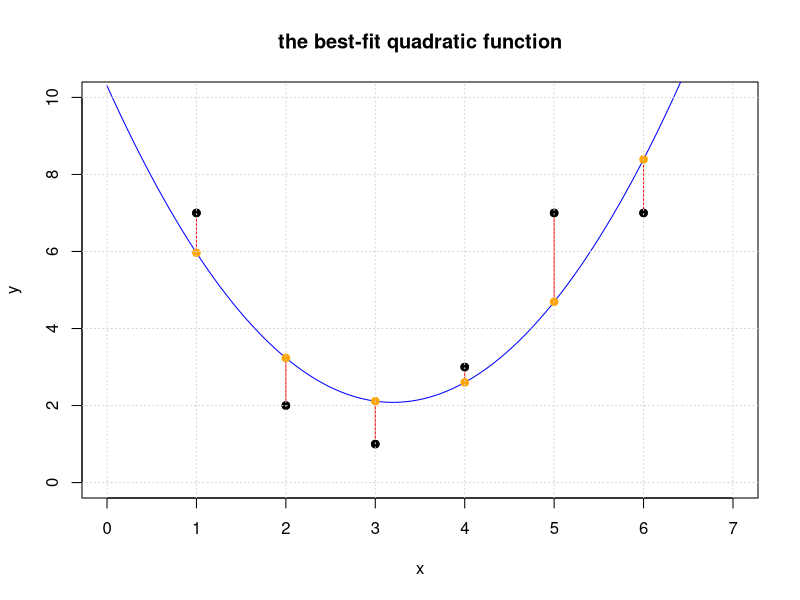
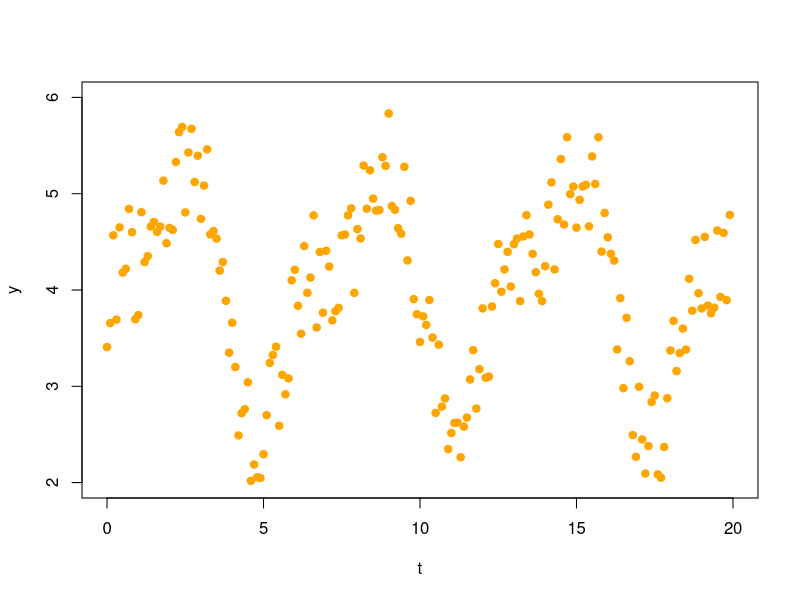
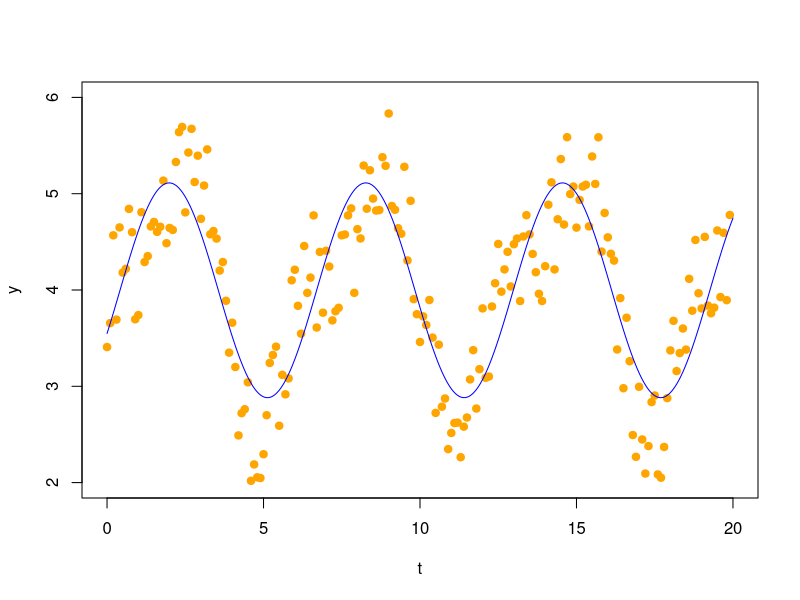

The R source for these figures, in order:
## ---- chunk 1
require(pracma)
## ---- chunk 2
(A = cbind(c(1,2,-1,-2),c(1,2,3,4),c(1,0,1,0)))
b = c(9,5,5,8)
## ---- chunk 3
x = c(1,2,3,4,5,6)
y = c(7,2,1,3,7,7)
(A = cbind(x^0,x,x^2))
xhat = solve(t(A)%*%A,t(A)%*%y)
yhat = A %*% xhat
r = y - yhat
dot(r,r)
## ---- chunk 4
#plot the original set of points
plot(x,y,pch=19,xlim=c(0,7),ylim=c(0,10), main='the best-fit quadratic function')
# generate points for the fitted line and plot it
tt = seq(0,7,len=100)  
lines(tt,xhat[1]+xhat[2]*tt+xhat[3]*tt^2,col='blue')
# add the residuals to the plot
for (i in 1:length(x)) {
  lines(c(x[i],x[i]),c(y[i],yhat[i]), col='red')
}
#add yhat to the plot
points(x,yhat,pch=19,col='orange')
#put the original points back on the plot last so we can see them 
points(x,y,pch=19,col="black")
grid()
## ---- chunk 5
MPG=c(16.9,15.5,19.2,18.5,30,27.5,27.2,30.9,20.3,17,21.6,16.2,20.6,20.8,18.6,18.1,17,17.6,16.5,18.2,26.5,21.9,34.1,35.1,27.4,31.5,29.5,28.4,28.8,26.8,33.5,34.2,31.8,37.3,30.5,22,21.5,31.9)
lbs=c( 3967.6,3689.14,3280.55,3585.4,1961.05,2329.6,2093,2029.3,2575.3,2857.4,2543.45,3103.1,3075.8,2793.7,3294.2,3103.1,3494.4,3389.75,3599.05,3485.3,2352.35,2648.1,1797.25,1742.65,2429.7,1810.9,1942.85,2429.7,2361.45,2457,2325.96,2002,1838.2,1938.3,1992.9,2561.65,2366,1925)
HP= c(155,142,125,150,68,95,97,75,103,125,115,133,105,85,110,120,130,129,138,135,88,109,65,80,80,71,68,90,115,115,90,70,65,69,78,97,110,71)
Cyl=c(8,8,8,8,4,4,4,4,5,6,4,6,6,6,6,6,8,8,8,8,4,6,4,4,4,4,4,4,6,6,4,4,4,4,4,6,4,4)
Car = c("BuickEstateWagon", "FordCountrySquireWagon", "ChevyMalibuWagon", "ChryslerLeBaronWagon", "Chevette", "ToyotaCorona", "Datsun510", "DodgeOmni", "Audi5000", "Volvo240GL", "Saab99GLE", "Peugeot694SL", "BuickCenturySpecial", "MercuryZephyr", "DodgeAspen", "AMCConcordD/L", "ChevyCapriceClassic", "FordLTD", "MercuryGrandMarquis", "DodgeStRegis", "FordMustang4", "FordMustangGhia", "MazdaGLC", "DodgeColt", "AMCSpirit", "VWScirocco", "HondaAccordLX", "BuickSkylark", "ChevyCitation", "OldsOmega", "PontiacPhoenix", "PlymouthHorizon", "Datsun210", "FiatStrada", "VWDasher", "Datsun810", "BMW320i", "VWRabbit")
df = data.frame(cbind(lbs,HP,Cyl,MPG)) #Convert to data frame
rownames(df)=Car
df
## ---- chunk 6
cars_lm = lm( MPG ~ lbs + HP + Cyl)
summary(cars_lm)
## ---- chunk 7
t = xx = seq(0,19.9,.1)
y = c(3.407646, 3.656257, 4.567893, 3.692689, 4.650019, 4.180795, 4.220037, 4.842083, 4.600134, 3.695645, 3.739377,
4.807793, 4.290227, 4.351877, 4.659800, 4.706735, 4.603592, 4.657165, 5.135868, 4.486025, 4.644551, 4.624029,
5.329163, 5.639380, 5.693772, 4.806000, 5.427808, 5.673742, 5.121300, 5.394885, 4.739374, 5.084819, 5.460250,
4.578189, 4.612040, 4.534047, 4.201825, 4.290607, 3.887900, 3.349325, 3.660084, 3.200437, 2.490044, 2.720811,
2.762054, 3.041436, 2.018788, 2.188567, 2.054767, 2.047622, 2.294727, 2.699933, 3.242642, 3.325224, 3.411680,
2.590417, 3.118911, 2.916444, 3.081886, 4.100586, 4.210242, 3.835767, 3.546563, 4.456711, 3.970233, 4.128838,
4.774915, 3.610540, 4.395443, 3.764436, 4.407476, 4.243399, 3.684473, 3.779193, 3.815080, 4.567609, 4.576654,
4.774486, 4.847797, 3.970489, 4.631950, 4.535347, 5.292626, 4.844237, 5.243421, 4.949116, 4.824773, 4.830172,
5.379016, 5.289537, 5.832770, 4.872205, 4.833122, 4.641696, 4.584196, 5.279393, 4.307142, 4.926093, 3.904820,
3.748701, 3.460324, 3.726250, 3.636625, 3.896051, 3.505842, 2.723539, 3.432293, 2.788161, 2.873195, 2.347629,
2.515592, 2.618861, 2.622653, 2.263514, 2.580999, 2.675959, 3.071311, 3.375476, 2.769042, 3.177973, 3.808895,
3.088136, 3.101224, 3.828743, 4.070292, 4.477982, 3.982855, 4.213733, 4.396489, 4.036487, 4.475438, 4.534266,
3.885322, 4.555555, 4.776902, 4.577201, 4.374555, 4.184732, 3.960706, 3.885492, 4.246883, 4.885794, 5.117945,
4.213779, 4.734693, 5.359801, 4.680284, 5.586846, 4.995826, 5.074366, 4.647961, 4.935794, 5.074724, 5.092661,
4.660553, 5.386633, 5.101599, 5.585815, 4.399249, 4.799980, 4.546865, 4.375893, 4.305302, 3.382458, 3.915698,
2.980115, 3.711861, 3.260457, 2.493755, 2.267661, 2.994923, 2.447978, 2.093928, 2.379100, 2.836308, 2.904491,
2.084674, 2.050629, 2.370026, 2.877150, 3.372492, 3.679573, 3.158224, 3.345067, 3.600110, 3.381230, 4.116003,
3.785123, 4.519719, 3.966509, 3.808330, 4.551462, 3.838009, 3.758539, 3.816730, 4.618030, 3.926753, 4.593788,
3.894390, 4.779126)
plot(t,y,col="orange",xlim=c(0,20),ylim=c(2,6),pch=19)
## ---- chunk 8
A = cbind(t^0, sin(t),cos(t))
A[1:10,]
## ---- chunk 9
(xhat = solve(t(A) %*% A, t(A) %*% y))
## ---- chunk 10
plot(t,y,col="orange",xlim=c(0,20),ylim=c(2,6),pch=19)
tt = seq(0,20,len=1000)
yy = xhat[1] + xhat[2]*sin(tt) + xhat[3]*cos(tt)
points(tt,yy,type='l',col="blue")
## ---- chunk 11
(A= rbind(c(1.6, 0.7, 1.4, 0.3),c(0.7, 1.6, 0.3, 1.4),c(1.4, 0.3, 1.6, 0.7),c(0.3, 1.4, 0.7, 1.6)))
## ---- chunk 12
 (A = rbind(c(1 , 2 , 1 , 1 , 2 , 1 ),c(1 , 2 , 1 , 2 , -1 , 1 ), c(2 , 4 , 2 , 3 , 1 , 2 ), c(3 , -1 , 2 , -1 , -1 , 1 ), c(1 , 1 , 0 , 1 , 1 , 0 )))
